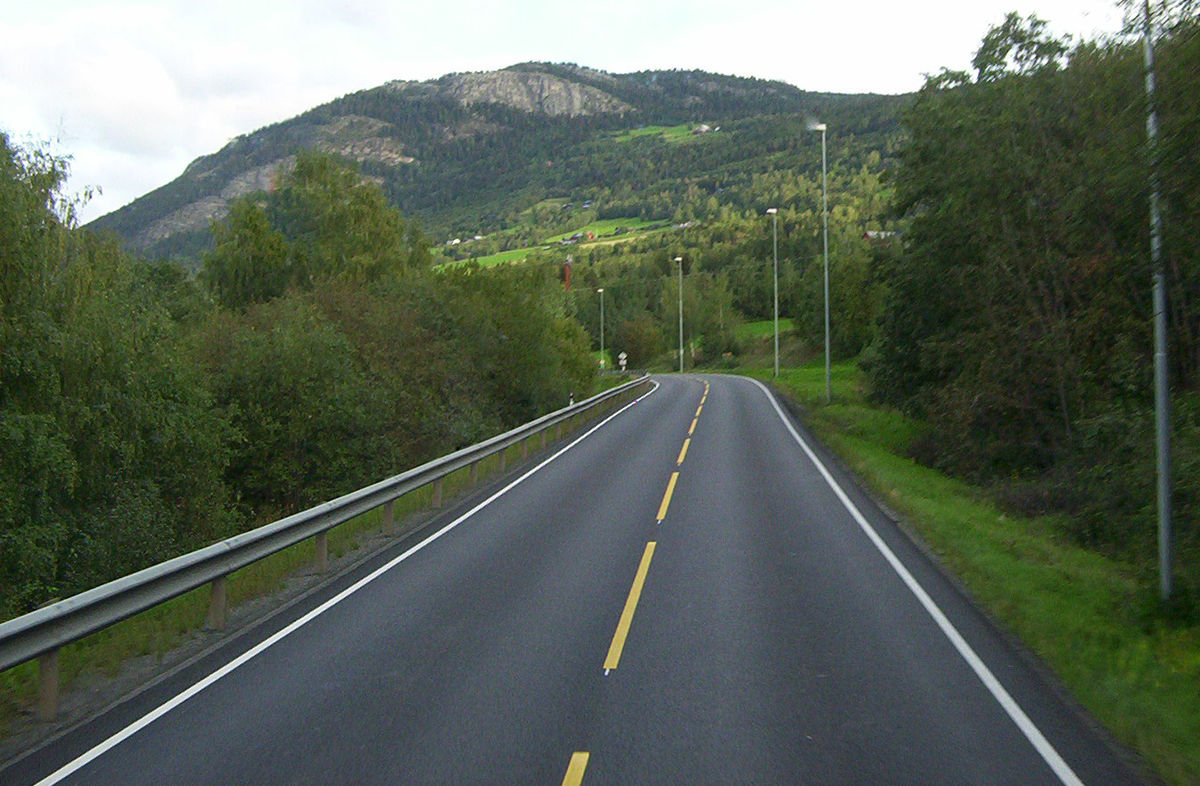
#> input picture res/Road_in_Norway.jpg, 1200 x 786 px, given in place of Lenna.png, which was not available
$ python imgProjection.py   (older library calls are emulated)
#> lines starting #> are read from the running program, lines starting #| are printed output that depends on the picture; after the words box and inside, x2 and y2 are one past the last pixel; in counts of white or black regions, pixels touching at a corner belong together; pictures that were not available may be replaced by others from this repository, and a replacement may not be noted
### ImageBase.py
#python3
#Steven Image base operation Class
import cv2
import numpy as np
from matplotlib import pyplot as plt
import random

def changeBgr2Rbg(img): #input color img
    if getImagChannel(img) == 3:
        b,g,r = cv2.split(img)       # get b,g,r
        img = cv2.merge([r,g,b])
    return img

# [5 lines left out: function changeRbg2Bgr, not called in this run]

def loadImg(file, mode=cv2.IMREAD_COLOR, toRgb=True):
    #mode = cv2.IMREAD_COLOR cv2.IMREAD_GRAYSCALE cv2.IMREAD_UNCHANGED
    try:
        img = cv2.imread(file,mode)
    except:
        print("Load image error,file=",file)

    assert(img is not None)
    if toRgb:
        if getImagChannel(img) == 3:
            img = changeBgr2Rbg(img)
    return img

def loadGrayImg(file):
    img = loadImg(file,mode=cv2.IMREAD_GRAYSCALE)
    return img

def writeImg(img,filePath):
    cv2.imwrite(filePath,img)

def infoImg(img,str='image:'):
    return print(str,'shape:',img.shape,'size:',img.size,'dims=',img.ndim,'dtype:',img.dtype)

def grayImg(img):
    if getImagChannel(img) == 3:
        return cv2.cvtColor(img, cv2.COLOR_BGR2GRAY)
    return img

def getImagChannel(img):
    if img.ndim == 3: #color r g b channel
        return 3
    return 1  #only one channel

# [27 lines left out: functions resizeImg, showimage, plotImg, not called in this run]

def getImgHW(img):
    return img.shape[0],img.shape[1]

def distanceImg(img1,img2):
    return np.sqrt(np.sum(np.square(img1 - img2)))

"""-----------------------operation start-------"""
# [56 lines left out: functions calcAndDrawHist, equalizedHist, custEqualizedHist, histogram_equalize, not called in this run]

def binaryImage(img,thresH):
    """img must be gray"""
    H, W = getImgHW(img)
    newImage = img.copy()

    if 1:
        newImage = np.where(newImage<thresH,0,255)
    else:
        for i in range(H):
            for j in range(W):
                if newImage[i,j] < thresH:
                    newImage[i,j] = 0
                else:
                    newImage[i,j] = 255

    return newImage

# [26 lines left out: functions binaryImage2, thresHoldImage, OtsuMethodThresHold, not called in this run]

def thresHoldModel(img,mode=cv2.ADAPTIVE_THRESH_MEAN_C):
    #cv2.ADAPTIVE_THRESH_GAUSSIAN_C
    return cv2.adaptiveThreshold(img,255,mode,cv2.THRESH_BINARY,11,2)

def convolutionImg(img,kernel):
    return cv2.filter2D(img,-1,kernel)

# [343 lines left out: functions colorSpace, flipImg, custGray, differImg, reverseImg, LightImg and 9 more, not called in this run]

#https://docs.opencv.org/trunk/da/d22/tutorial_py_canny.html
def cannyImg(img,threshold1=100,threshold2=200):
    return cv2.Canny(img, threshold1=threshold1, threshold2=threshold2)

def sobelImg(img,scale=1,delta=0,ddepth = cv2.CV_16S, ksize=3):
    return cv2.Sobel(img, ddepth, 1, 0, ksize=ksize, scale=scale, delta=delta, borderType=cv.BORDER_DEFAULT)

# [23 lines left out: functions textImg, jointImage, not called in this run]

def rectangleImg(img,startPt,stopPt,color=(0, 0, 255),thickness=2):
    #return cv2.rectangle(img=img, pt1=startPt, pt2=stopPt, color=color, thickness=thickness)
    return cv2.rectangle(img, startPt, stopPt, color, thickness=2)

# [17 lines left out: functions adjustBrightnessAndContrast, GammaCorrection, not called in this run]

### mainImagePlot.py
#python3
#Steven 11/03/2020 image plot modoule

import matplotlib.pyplot as plt
from common import getRowAndColumn
from ImageBase import *

# [4 lines left out: function plotImg2, not called in this run]

def plotImagList(imgList, nameList, title='', gray=False, showticks=True):
    nImg = len(imgList)
    nRow,nColumn = getRowAndColumn(nImg)

    plt.figure().suptitle(title, fontsize="x-large")
    for n in range(nImg):
        img = imgList[n]
        ax = plt.subplot(nRow, nColumn, n + 1)
        ax.title.set_text(nameList[n])
        if gray:
            plt.imshow(img,cmap="gray")
        else:
            plt.imshow(img)

        if not showticks:
            ax.set_yticks([])
            ax.set_xticks([])
    #plt.grid(True)
    plt.tight_layout()

    # [4 lines of commented-out code are left out]
    plt.show()

# [7 lines left out: function main, not called in this run]

# [2 lines that do not run on import are left out]

### common.py
#python3
#Steven common
import numpy as np


def getRowAndColumn(N):
    """give a positive number,return suitable a*b for subplot matrix """
    if N <= 0:
        return (0,0)
    if N == 1:
        return (1,1)

    if N % 2 != 0: #odd number
        N +=1

    match = []
    for i in np.arange(1,N/2+1,dtype=np.int8):
        #print(i)
        if N % i == 0:
            match.append((int(i), int(N/i)))
    #print(match)

    '''(a,b) find the minimum abs(a-b) as the suitable result'''
    minInter = abs(match[0][0]-match[0][1])
    res = match[0]
    for i in match:
        if minInter > abs(i[0]-i[1]):
            minInter = abs(i[0]-i[1])
            res = i

    return res[0],res[1]

def main():
    print(getRowAndColumn(78))

# [2 lines that do not run on import are left out]

### imgProjection.py
#python3
#Steven projection black and whight binary grayscale image
import cv2.cv2 as cv2
import numpy as np
from ImageBase import *
from mainImagePlot import plotImagList


def projectionHorizonal(img):
    H,W =getImgHW(img)
    resImg = np.zeros([H,W], np.uint8)+255
    for i in range(H):
        numOfBlack = np.where(img[i]==0,1,0).sum()
        #print(numOfBlack)
        resImg[i][:numOfBlack] = 0
    return resImg

def projectionVertical(img):
    H,W = getImgHW(img)
    resImg = np.zeros([H,W], np.uint8)+255

    for col in range(W):
        numOfBlack = np.where(img[:,col]==0,1,0).sum()
        resImg[H-numOfBlack:H,col] = 0
    return resImg

def main():
    file = r'./res/Lenna.png' #r'./res/obama.jpg'
    img = loadImg(file,mode=cv2.IMREAD_COLOR)
#> in loadImg, img is the input picture: shape (786, 1200, 3); mean B, G, R 87, 99.6, 89.3
#> in changeBgr2Rbg, `b,g,r = cv2.split(img)`:
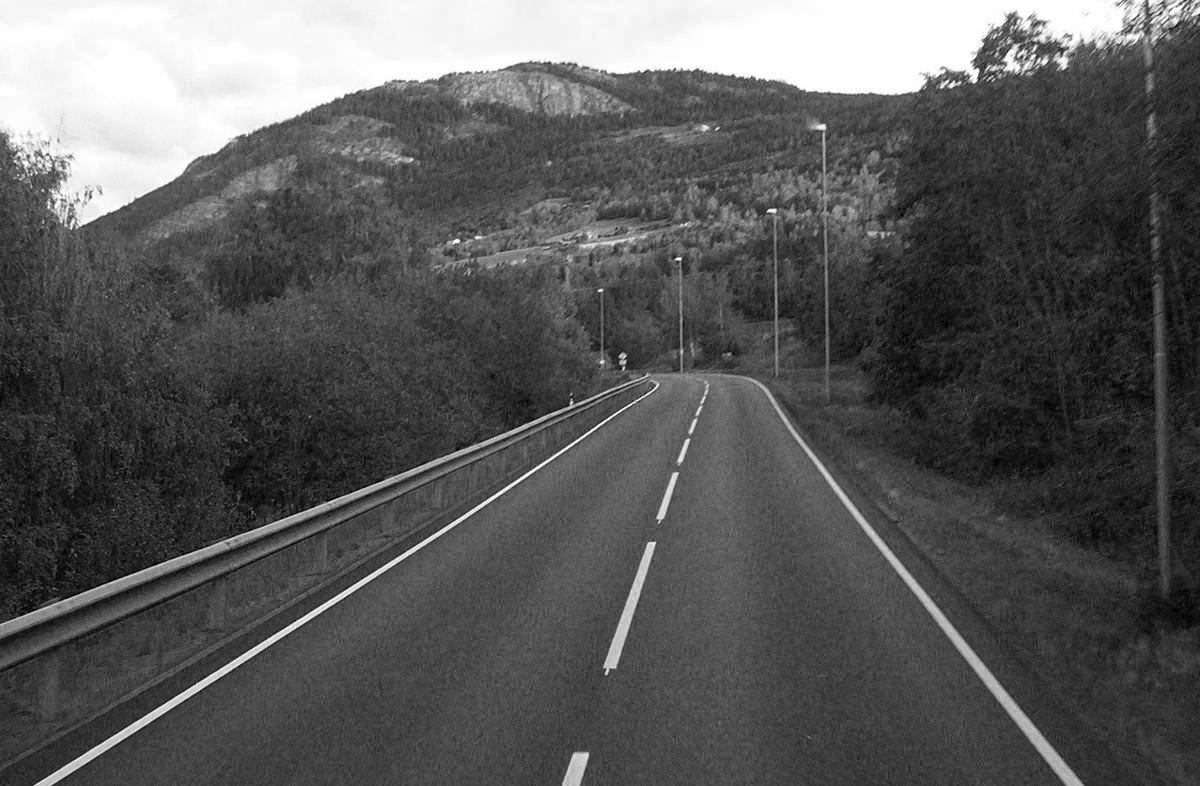
#> r: shape (786, 1200); min 0, max 255, mean 89.3
    imgGray = grayImg(img)
    bImg = binaryImage(imgGray, thresH=110)
#> in binaryImage, `H, W = getImgHW(img)`: H = 786; W = 1200
#> in binaryImage, `newImage = np.where(newImage<thresH,0,255)`:
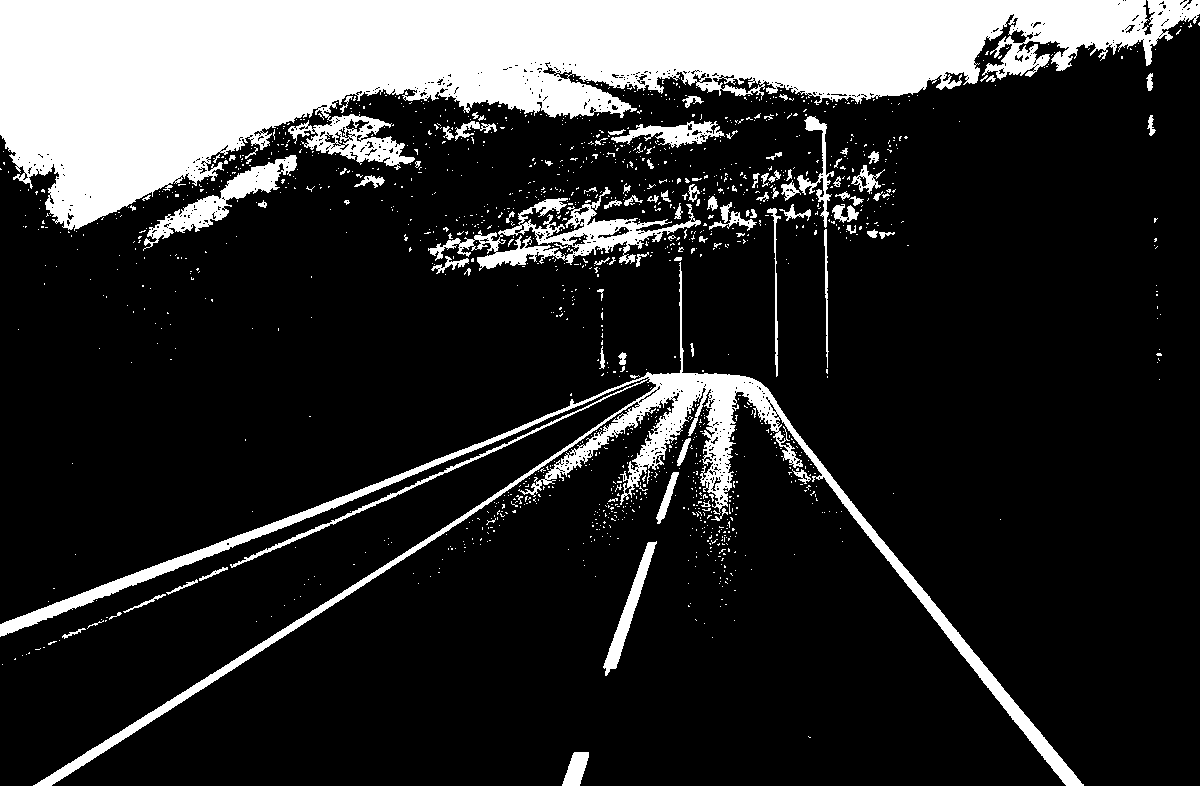
#> newImage: shape (786, 1200) int64; 19.2% white; 1428 white regions (1328 under 20 px), largest, box (x1, y1, x2, y2) and area: (0, 0, 1200, 231) 130799, (0, 262, 1084, 786) 25854, (428, 187, 701, 271) 5602

    #plotImagList([img,imgGray,bImg])
    pHImg = projectionHorizonal(bImg)
#> in projectionHorizonal, `H,W =getImgHW(img)`: H = 786; W = 1200
#> the loop in projectionHorizonal, `for i in range(H):` made 786 passes
#> numOfBlack on passes 1 to 3: 9, 7, 9
#> after the loop in projectionHorizonal, `for i in range(H):`:
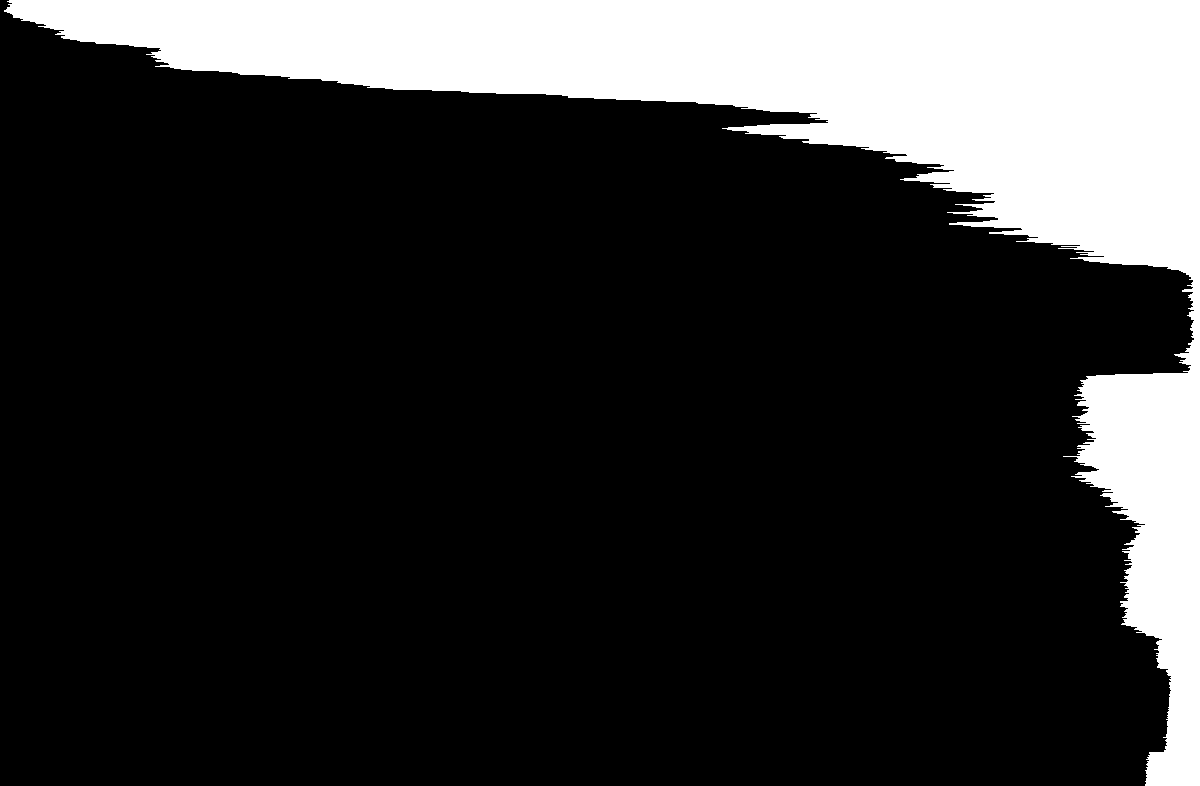
#> resImg: shape (786, 1200); 19.2% white; 1 white region, box (x1, y1, x2, y2) and area: (4, 0, 1200, 786) 180725
    pVImg = projectionVertical(bImg)
#> in projectionVertical, `H,W = getImgHW(img)`: H = 786; W = 1200
#> the loop in projectionVertical, `for col in range(W):` made 1200 passes
#> numOfBlack on passes 1 to 3: 636, 637, 633
#> after the loop in projectionVertical, `for col in range(W):`:
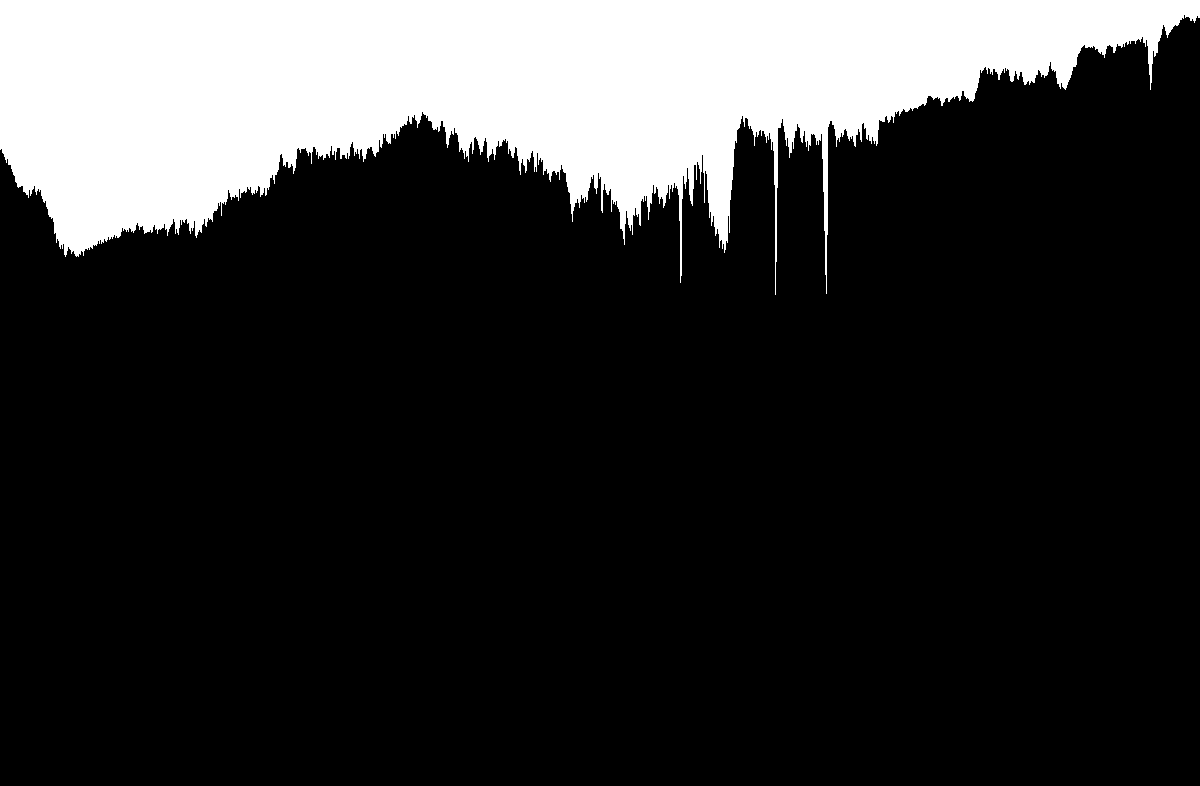
#> resImg: shape (786, 1200); 19.2% white; 1 white region, box (x1, y1, x2, y2) and area: (0, 0, 1200, 295) 180725
    plotImagList([img,imgGray,bImg,pHImg,pVImg],['Original','gray','bimage','hProject','vProject'])
#> in plotImagList, `nImg = len(imgList)`: nImg = 5
#> in getRowAndColumn, `N +=1`: N = 6
#> after the loop in getRowAndColumn, `for i in np.arange(1,N/2+1,dtype=np.int8):`: match = [(1, 6), (2, 3), (3, 2)]
#> in getRowAndColumn, `minInter = abs(match[0][0]-match[0][1])`: minInter = 5
#> in getRowAndColumn, `res = match[0]`: res = (1, 6)
#> the loop in getRowAndColumn, `for i in match:` made 3 passes
#> (minInter, res) on pass 2: (1, (2, 3))
#> after the loop in getRowAndColumn, `for i in match:`: minInter = 1
#> in plotImagList, `nRow,nColumn = getRowAndColumn(nImg)`: nRow = 2; nColumn = 3
    #plotImagList([img,imgGray,bImg,pHImg])

if __name__=="__main__":
    main()

$ run again, on res/otsus_algorithm.jpg
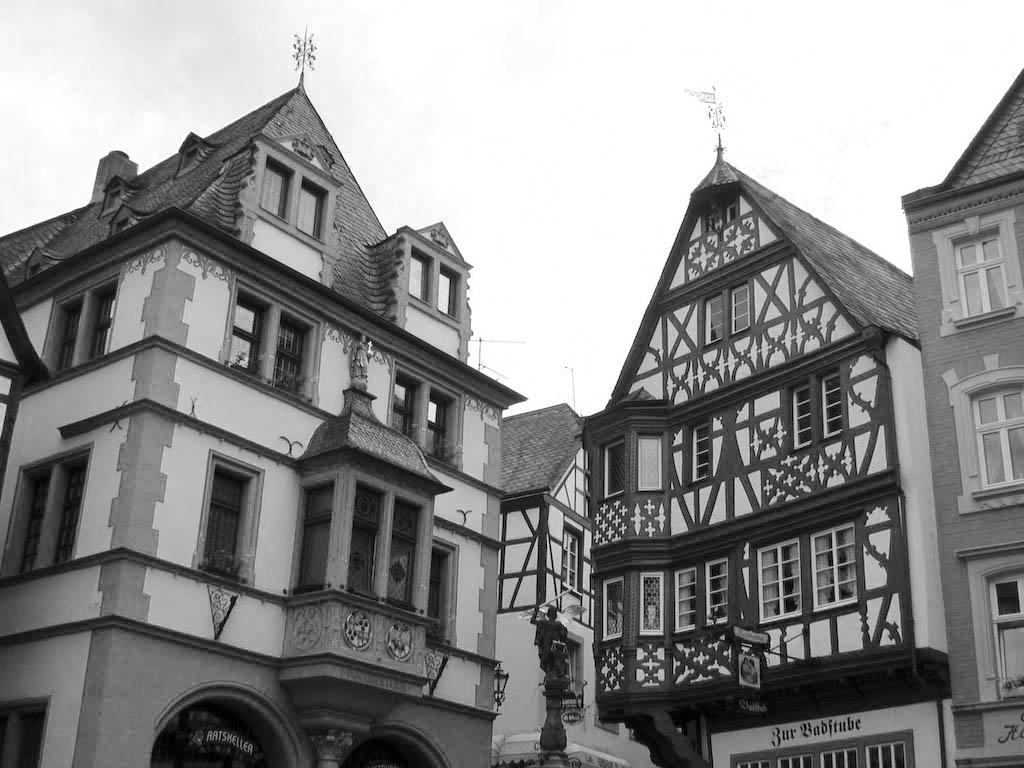
#> input picture res/otsus_algorithm.jpg, 1024 x 768 px, given in place of Lenna.png, which was not available
#> in loadImg, img is the input picture: shape (768, 1024, 3); min 0, max 255, mean 141.3
#> in binaryImage, `H, W = getImgHW(img)`: H = 768; W = 1024
#> in binaryImage, `newImage = np.where(newImage<thresH,0,255)`:
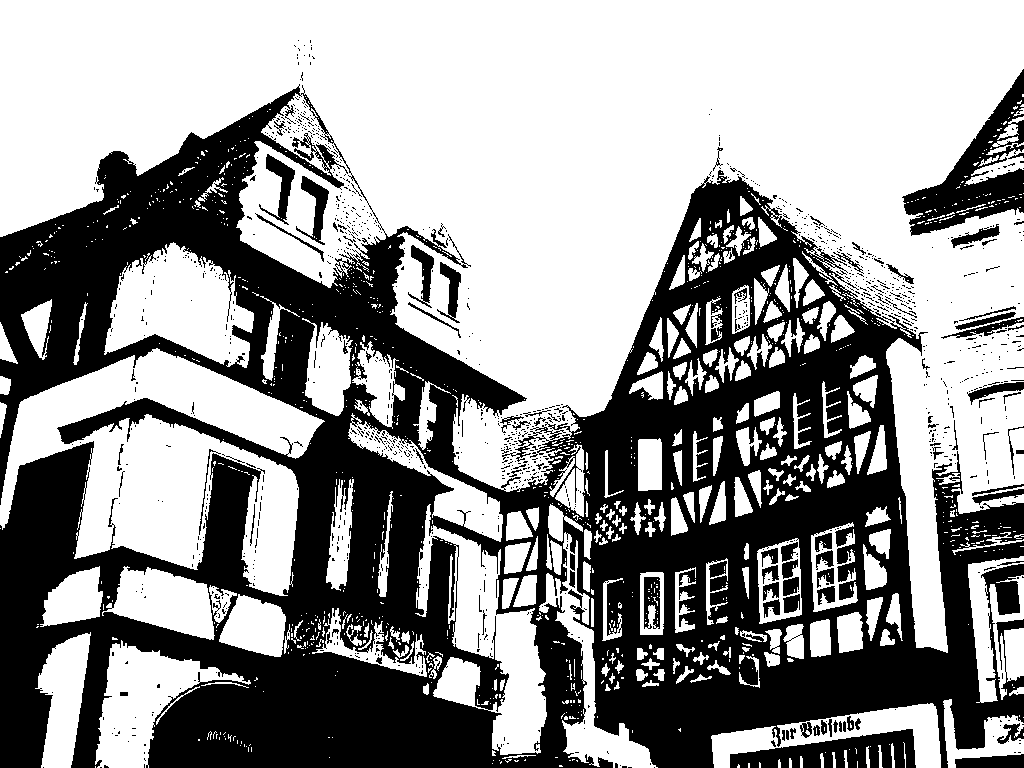
#> newImage: shape (768, 1024) int64; 58.5% white; 1185 black regions (1084 under 20 px), largest, box (x1, y1, x2, y2) and area: (0, 84, 1024, 768) 298365, (902, 69, 1024, 236) 7161, (730, 729, 916, 768) 4331
#> in projectionHorizonal, `H,W =getImgHW(img)`: H = 768; W = 1024
#> the loop in projectionHorizonal, `for i in range(H):` made 768 passes
#> numOfBlack on passes 1 to 3: 0, 0, 0
#> in projectionVertical, `H,W = getImgHW(img)`: H = 768; W = 1024
#> the loop in projectionVertical, `for col in range(W):` made 1024 passes
#> numOfBlack on passes 1 to 3: 419, 419, 414
#> after the loop in projectionVertical, `for col in range(W):`:
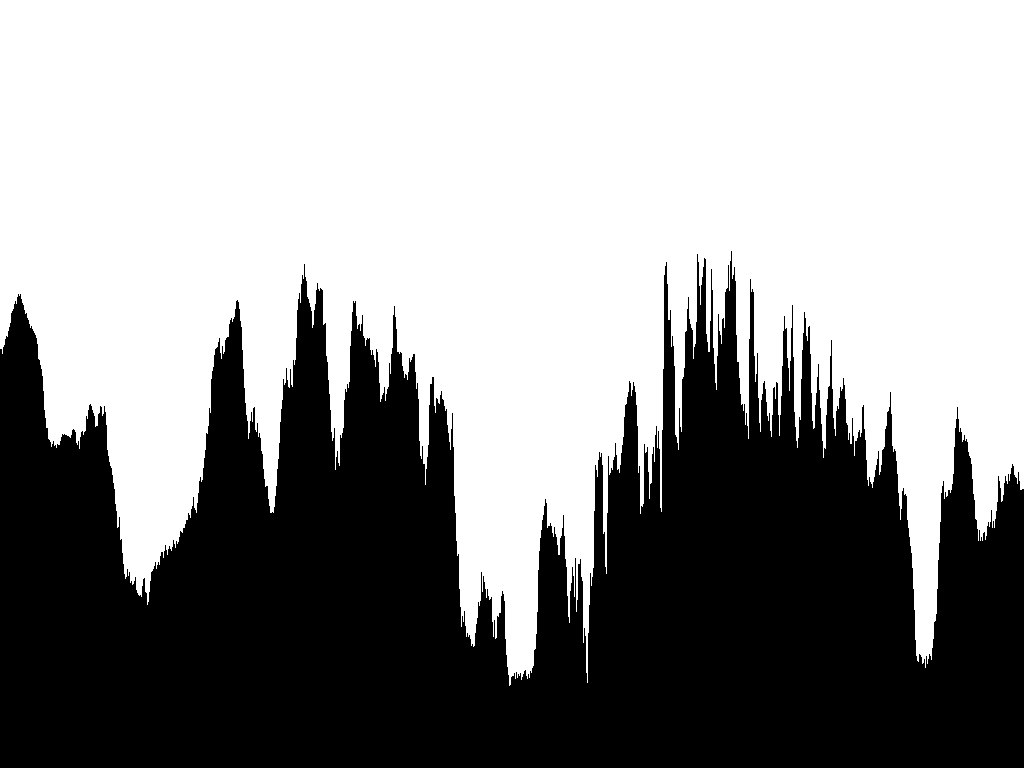
#> resImg: shape (768, 1024); 58.5% white; 1 black region, box (x1, y1, x2, y2) and area: (0, 251, 1024, 768) 326012
#> nImg = 5
#> N = 6
#> after the loop in getRowAndColumn, `for i in np.arange(1,N/2+1,dtype=np.int8):`: match = [(1, 6), (2, 3), (3, 2)]
#> in getRowAndColumn, `minInter = abs(match[0][0]-match[0][1])`: minInter = 5
#> in getRowAndColumn, `res = match[0]`: res = (1, 6)
#> the loop in getRowAndColumn, `for i in match:` made 3 passes
#> (minInter, res) on pass 2: (1, (2, 3))
#> after the loop in getRowAndColumn, `for i in match:`: minInter = 1
#> nRow = 2; nColumn = 3
